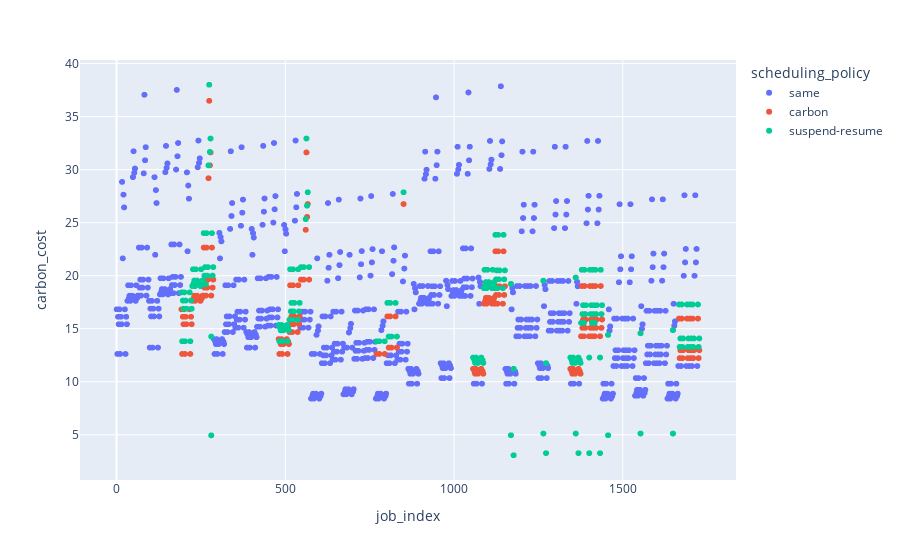

Source (notebook cell):
### Code cell
import plotly.express as px

"""
Let's first compare the same job across different scheduling approaches,
deducing how much carbon is emitted under each scheduler
"""

same_job_different_schedulers = all_results.groupby(["work_type", "work_phases", "ID", "arrival_time", "waiting_time", "startup_length", "startup_power"])

index = 0

missing_jobs = 0

same_job_different_schedulers_plot_df = pd.DataFrame([])

for category, group_df in same_job_different_schedulers:

    group_df["job_index"] = index

    carbon_cost_non_interrupted = group_df[group_df["scheduling_policy"] == "carbon"]["carbon_cost"].sum()
    carbon_cost_suspend_resume = group_df[group_df["scheduling_policy"] == "suspend-resume"]["carbon_cost"].sum()

    if (abs(carbon_cost_non_interrupted - carbon_cost_suspend_resume) < 1):
        #print(f"{category} had no savings")

        same_job_different_schedulers_plot_df = pd.concat([
            same_job_different_schedulers_plot_df,
            pd.DataFrame([{"job_index": index, "carbon_cost":carbon_cost_non_interrupted, "scheduling_policy": "same"}])
        ])

    else:
        print(f"{category} had savings")

        same_job_different_schedulers_plot_df = pd.concat([
            same_job_different_schedulers_plot_df,
            group_df
        ])

    index += 1
# print(same_job_different_schedulers_plot_df)

"""
Scrolling through by eye, there are some cases where the suspend-resume strategy performed 
better but there are also some cases where it performed worse.

Lets do a graph just plotting each experiment, with the carbon emissions on the y axis
"""


same_job_different_schedulers_fig = px.scatter(
    same_job_different_schedulers_plot_df, x="job_index", y="carbon_cost", color="scheduling_policy",
    hover_data=same_job_different_schedulers_plot_df.columns
    )
same_job_different_schedulers_fig.show()

### Figure 1 — Plotly figure (JSON) as saved in the notebook; plotly's stock layout.template omitted (floating-point values rounded to 4 significant figures; data arrays with more than 128 entries replaced by an {"elided": "..."} marker saying what was removed)
{"data": [{"customdata": {"elided": "1382x17 str values"}, "hovertemplate": "scheduling_policy=%{customdata[0]}<br>job_index=%{x}<br>carbon_cost=%{y}<br>ID=%{customdata[1]}<br>arrival_time=%{customdata[2]}<br>length=%{customdata[3]}<br>cpus=%{customdata[4]}<br>length_class=%{customdata[5]}<br>resource_class=%{customdata[6]}<br>dollar_cost=%{customdata[7]}<br>start_time=%{customdata[8]}<br>waiting_time=%{customdata[9]}<br>exit_time=%{customdata[10]}<br>reason=%{customdata[11]}<br>work_type=%{customdata[12]}<br>work_phases=%{customdata[13]}<br>startup_length=%{customdata[14]}<br>startup_power=%{customdata[15]}<br>filename=%{customdata[16]}<extra></extra>", "legendgroup": "same", "marker": {"color": "#636efa", "symbol": "circle"}, "mode": "markers", "name": "same", "showlegend": true, "type": "scattergl", "x": {"elided": "1382 int values"}, "xaxis": "x", "y": {"elided": "1382 float values"}, "yaxis": "y"}, {"customdata": {"elided": "346x17 mixed values"}, "hovertemplate": "scheduling_policy=%{customdata[0]}<br>job_index=%{x}<br>carbon_cost=%{y}<br>ID=%{customdata[1]}<br>arrival_time=%{customdata[2]}<br>length=%{customdata[3]}<br>cpus=%{customdata[4]}<br>length_class=%{customdata[5]}<br>resource_class=%{customdata[6]}<br>dollar_cost=%{customdata[7]}<br>start_time=%{customdata[8]}<br>waiting_time=%{customdata[9]}<br>exit_time=%{customdata[10]}<br>reason=%{customdata[11]}<br>work_type=%{customdata[12]}<br>work_phases=%{customdata[13]}<br>startup_length=%{customdata[14]}<br>startup_power=%{customdata[15]}<br>filename=%{customdata[16]}<extra></extra>", "legendgroup": "carbon", "marker": {"color": "#EF553B", "symbol": "circle"}, "mode": "markers", "name": "carbon", "showlegend": true, "type": "scattergl", "x": {"elided": "346 int values"}, "xaxis": "x", "y": {"elided": "346 float values"}, "yaxis": "y"}, {"customdata": {"elided": "370x17 mixed values"}, "hovertemplate": "scheduling_policy=%{customdata[0]}<br>job_index=%{x}<br>carbon_cost=%{y}<br>ID=%{customdata[1]}<br>arrival_time=%{customdata[2]}<br>length=%{customdata[3]}<br>cpus=%{customdata[4]}<br>length_class=%{customdata[5]}<br>resource_class=%{customdata[6]}<br>dollar_cost=%{customdata[7]}<br>start_time=%{customdata[8]}<br>waiting_time=%{customdata[9]}<br>exit_time=%{customdata[10]}<br>reason=%{customdata[11]}<br>work_type=%{customdata[12]}<br>work_phases=%{customdata[13]}<br>startup_length=%{customdata[14]}<br>startup_power=%{customdata[15]}<br>filename=%{customdata[16]}<extra></extra>", "legendgroup": "suspend-resume", "marker": {"color": "#00cc96", "symbol": "circle"}, "mode": "markers", "name": "suspend-resume", "showlegend": true, "type": "scattergl", "x": {"elided": "370 int values"}, "xaxis": "x", "y": {"elided": "370 float values"}, "yaxis": "y"}], "layout": {"legend": {"title": {"text": "scheduling_policy"}, "tracegroupgap": 0}, "margin": {"t": 60}, "xaxis": {"anchor": "y", "domain": [0, 1], "title": {"text": "job_index"}}, "yaxis": {"anchor": "x", "domain": [0, 1], "title": {"text": "carbon_cost"}}}}
